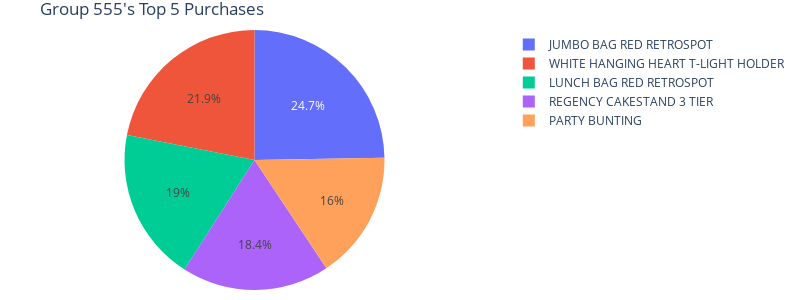
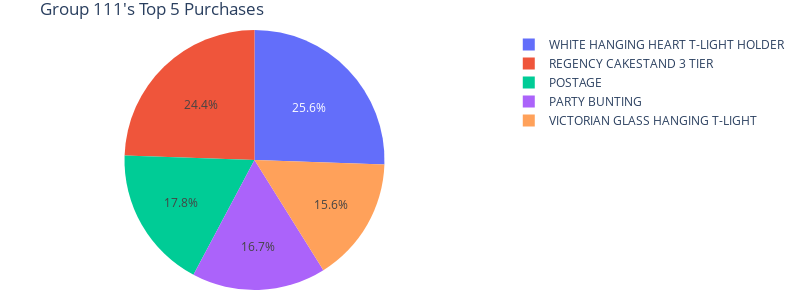
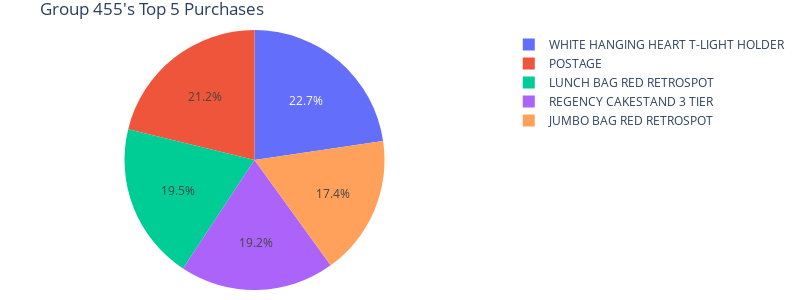

The notebook cell these images were saved under, in order:
### Code cell
for _ in ['555', '111', '455']:
    X = df['Description'][df.Segment == _].value_counts().to_dict()
    
    fig = go.Figure(data = [go.Pie(labels = list(X.keys())[0:5], 
                                   values = list(X.values())[0:5])
                           ])
    
    fig.update_layout(width = 800, height = 300,
                      title = 'Group ' + str(_) + "'s Top 5 Purchases",
                      margin = dict(l = 10, r = 50, t = 30, b = 10))
    fig.show()

### Figure 1 — Plotly figure (JSON) as saved in the notebook; plotly's stock layout.template omitted (floating-point values rounded to 4 significant figures)
{"data": [{"labels": ["JUMBO BAG RED RETROSPOT", "WHITE HANGING HEART T-LIGHT HOLDER", "LUNCH BAG RED RETROSPOT", "REGENCY CAKESTAND 3 TIER", "PARTY BUNTING"], "type": "pie", "values": [714, 633, 550, 531, 461]}], "layout": {"height": 300, "margin": {"b": 10, "l": 10, "r": 50, "t": 30}, "title": {"text": "Group 555's Top 5 Purchases"}, "width": 800}}

### Figure 2 — Plotly figure (JSON) as saved in the notebook; plotly's stock layout.template omitted (floating-point values rounded to 4 significant figures)
{"data": [{"labels": ["WHITE HANGING HEART T-LIGHT HOLDER", "REGENCY CAKESTAND 3 TIER", "POSTAGE", "PARTY BUNTING", "VICTORIAN GLASS HANGING T-LIGHT"], "type": "pie", "values": [23, 22, 16, 15, 14]}], "layout": {"height": 300, "margin": {"b": 10, "l": 10, "r": 50, "t": 30}, "title": {"text": "Group 111's Top 5 Purchases"}, "width": 800}}

### Figure 3 — Plotly figure (JSON) as saved in the notebook; plotly's stock layout.template omitted (floating-point values rounded to 4 significant figures)
{"data": [{"labels": ["WHITE HANGING HEART T-LIGHT HOLDER", "POSTAGE", "LUNCH BAG RED RETROSPOT", "REGENCY CAKESTAND 3 TIER", "JUMBO BAG RED RETROSPOT"], "type": "pie", "values": [232, 217, 200, 197, 178]}], "layout": {"height": 300, "margin": {"b": 10, "l": 10, "r": 50, "t": 30}, "title": {"text": "Group 455's Top 5 Purchases"}, "width": 800}}
